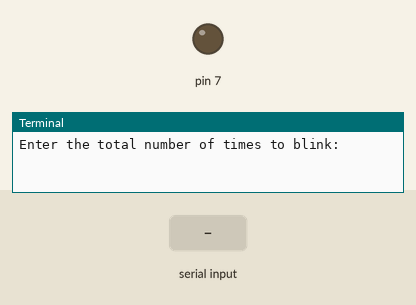
Bench run of a program on a simulated Raspberry Pi (header pin numbers). Parts: output pins drawn as LEDs (lit = HIGH), the last lines printed to the terminal. The inputs (shaded band) are chosen by the test bench.

Above: at 1.2 s.
1.3 s: "5" typed at the terminal
2.8 s: "90" typed at the terminal
At 3.4 s:
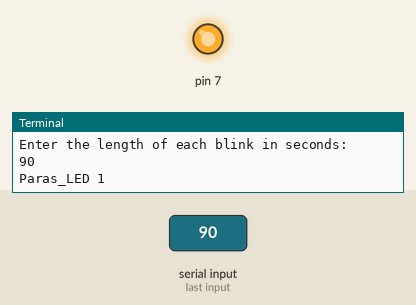
Timing chart, 0 to 5.8 s (numbered marks = the images above; inputs shaded):
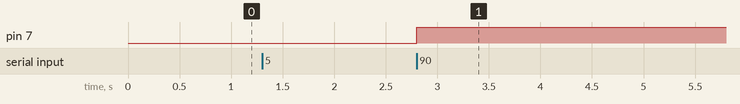

The program:

Led_blink.py
```python
import RPi.GPIO as GPIO ## Import GPIO library
import time ## Import 'time' library. Allows us to use 'sleep'

GPIO.setmode(GPIO.BOARD) ## Use board pin numbering
GPIO.setwarnings(False)
GPIO.setup(7, GPIO.OUT) ## Setup GPIO Pin 7 to OUT
GPIO.setwarnings(False)
##Define a function named Blink()
def Blink(numTimes,speed):
	for i in range(0,numTimes):## Run loop numTimes
		print "Paras_LED " + str(i+1)## Print current loop
		GPIO.output(7,True)## Switch on pin 7
		time.sleep(speed)## Wait
		GPIO.output(7,False)## Switch off pin 7
		time.sleep(speed)## Wait
	print "Paras LED Program is completed" ## When loop is complete, print "Done"
	GPIO.cleanup()
## Prompt user for input
Paras_LED = raw_input("Enter the total number of times to blink: ")
speed = raw_input("Enter the length of each blink in seconds: ")

## Start Blink() function. Convert user input from strings to numeric data types and pass to Blink() as parameters
Blink(int(Paras_LED),float(speed))
        
```

Measured:
- after the input at 2.8 s, pin 7: LOW → HIGH at once
